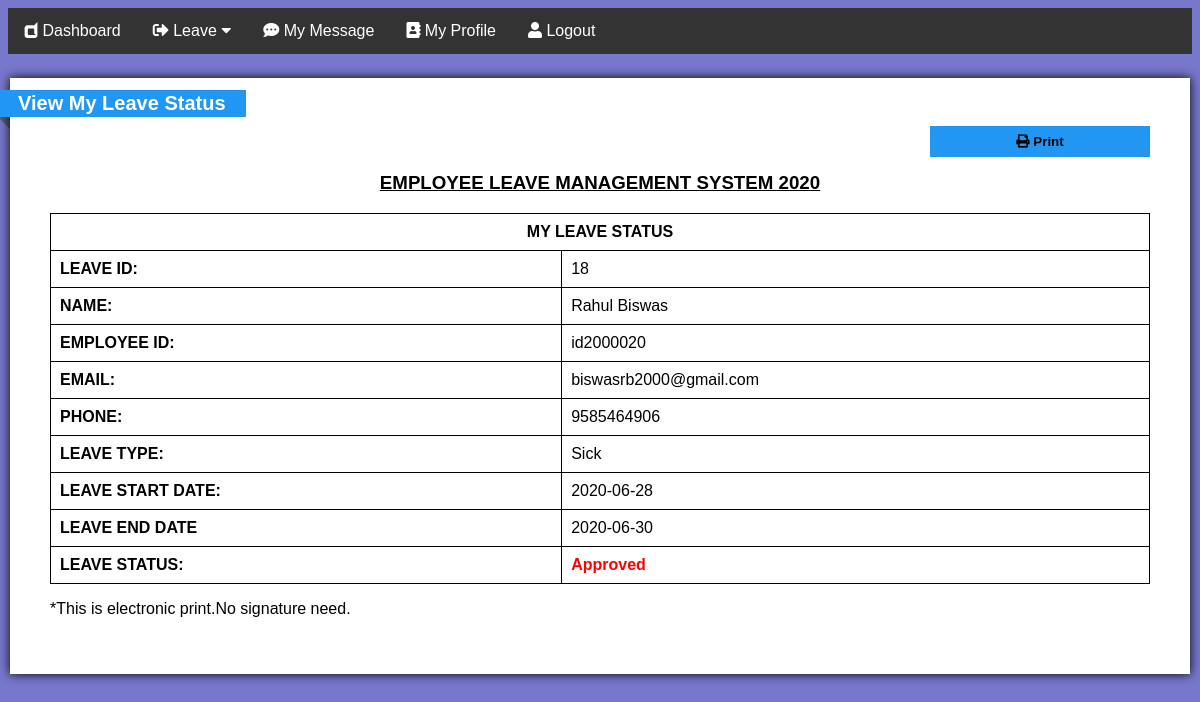
Page /employee/leavedisplay.php (signed in) on the committed database.
### tables this page shows
CREATE TABLE `apply` (
  `id` int(120) NOT NULL,
  `name` varchar(120) NOT NULL,
  `emp` varchar(120) NOT NULL,
  `email` varchar(120) NOT NULL,
  `phn` varchar(120) NOT NULL,
  `username` varchar(120) NOT NULL,
  `type` varchar(120) NOT NULL,
  `start` date NOT NULL DEFAULT current_timestamp(),
  `end` date NOT NULL,
  `status` varchar(120) NOT NULL
);

### employee/leavedisplay.php (the view, shortened to what this page needs)
<?php
$connection = mysqli_connect("localhost","root","");
if(isset($_SESSION['username'])){
  $username =$_SESSION['username'];
  $query = "SELECt * FROM apply WHERE username = '{$username}'";
  $select_user_profile_query = mysqli_query($connection,$query);
  while($row = mysqli_fetch_array($select_user_profile_query)){
    $id = $row['id'];
    $name = $row['name'];
    $emp = $row['emp'];
    $email = $row['email'];
    $phn = $row['phn'];
    $type = $row['type'];
    $start = $row['start'];
    $end = $row['end'];
    $status = $row['status'];
  }
}
?>
<!DOCTYPE html>
<html>
<link rel="stylesheet" href="https://cdnjs.cloudflare.com/ajax/libs/font-awesome/5.12.1/css/all.min.css">
<link href="style.css" rel="stylesheet" type="text/css">
<head>
</head>
<body>
<div class="navbar">
  <a href="empdashboard.php"><i class="fab fa-dashcube"></i> Dashboard</a>
  <div class="dropdown">
    <button class="dropbtn"><i class="fas fa-sign-out-alt"></i> Leave
      <i class="fa fa-caret-down"></i>
    </button>
  </div>
  <a href="mymsg.php"><i class="fas fa-comment-dots"></i> My Message</a>
  <a href="emprofile.php?"><i class="fas fa-address-book"></i> My Profile</a>
  <a href="logout.php"> <i class="fas fa-user"></i>  Logout</a>
</div>
<div class="box">
    <h2>View  My Leave Status</h2>
    <button class="b1" onclick="window.print()"><b> <i class="fas fa-print"></i> Print</b></button><br><br>
    <div class="print-container">
    <center><h3><u>EMPLOYEE LEAVE MANAGEMENT SYSTEM 2020</u></h3></center>
    <table style="width:100%">
<tr>
<th colspan="2" style="text-align:center">MY LEAVE STATUS</th>
</tr>
<tr>
<th>LEAVE ID:</th>
<td><?php echo $id;?></td>
</tr>
<tr>
<th> NAME:</th>
<td><?php echo $name;?></td>
</tr>
<tr>
<th>EMPLOYEE ID:</th>
<td><?php echo $emp;?></td>
</tr>
<tr>
<th>EMAIL:</th>
<td><?php echo $email;?></td>
</tr>
<tr>
<th>PHONE:</th>
<td><?php echo $phn;?></td>
</tr>
<tr>
<th>LEAVE TYPE:</th>
<td><?php echo $type;?></td>
</tr>
<tr>
<th> LEAVE START DATE:</th>
<td><?php echo $start;?></td>
</tr>
<tr>
<th> LEAVE END DATE</th>
<td><?php echo $end;?></td>
</tr>
<tr>
<th> LEAVE STATUS:</th>
<td style="color: red;"><b><?php echo $status;?></b></td>
</tr>
</table>
<p>*This is electronic print.No signature need.</p>
</div></div>
</body>
</html>

### employee/style.css (style rules this page uses)
body { font-family: Arial, Helvetica, sans-serif; background-color:#77c; }
.navbar { overflow: hidden; background-color: #333; }
.navbar a { float: left; font-size: 16px; color: white; text-align: center; padding: 14px 16px; text-decoration: none; }
.dropdown { float: left; overflow: hidden; }
.dropdown .dropbtn { font-size: 16px; border: none; outline: none; color: white; padding: 14px 16px; background-color: inherit; font-family: inherit; margin: 0; }

### employee/leavedisplay.php (style rules this page uses)
table, th, td { border: 1px solid black; border-collapse: collapse; margin-top: 1%; }
th, td { padding: 9px; text-align: left; }
.box { width:1100px; padding: 40px; background: white; margin: 200px auto; box-shadow: 0 0 10px; position: relative; margin-top: 2%; margin-bottom: 1%; }
.box h2 { margin: 0; position: absolute; top: 12px; left: -12px; background: #2196F3; color: white; font-size: 20px; padding: 2px 20px; }
.box h2:before { content: ''; width: 24px; height: 24px; position: absolute; background: #515f66; left: 5px; bottom: -12px; transform: rotate(-45deg); z-index: -1; }
.b1 { background-color:#2196F3; color: black; padding: 8px 12px; margin: 8px 0; border: none; cursor: pointer; width: 20%; float: right; }

### rows in the picture
apply: id "18", name "Rahul Biswas", emp "id2000020", email "biswasrb2000@gmail.com", phn "9585464906", type "Sick", start "2020-06-28", end "2020-06-30", status "Approved"
